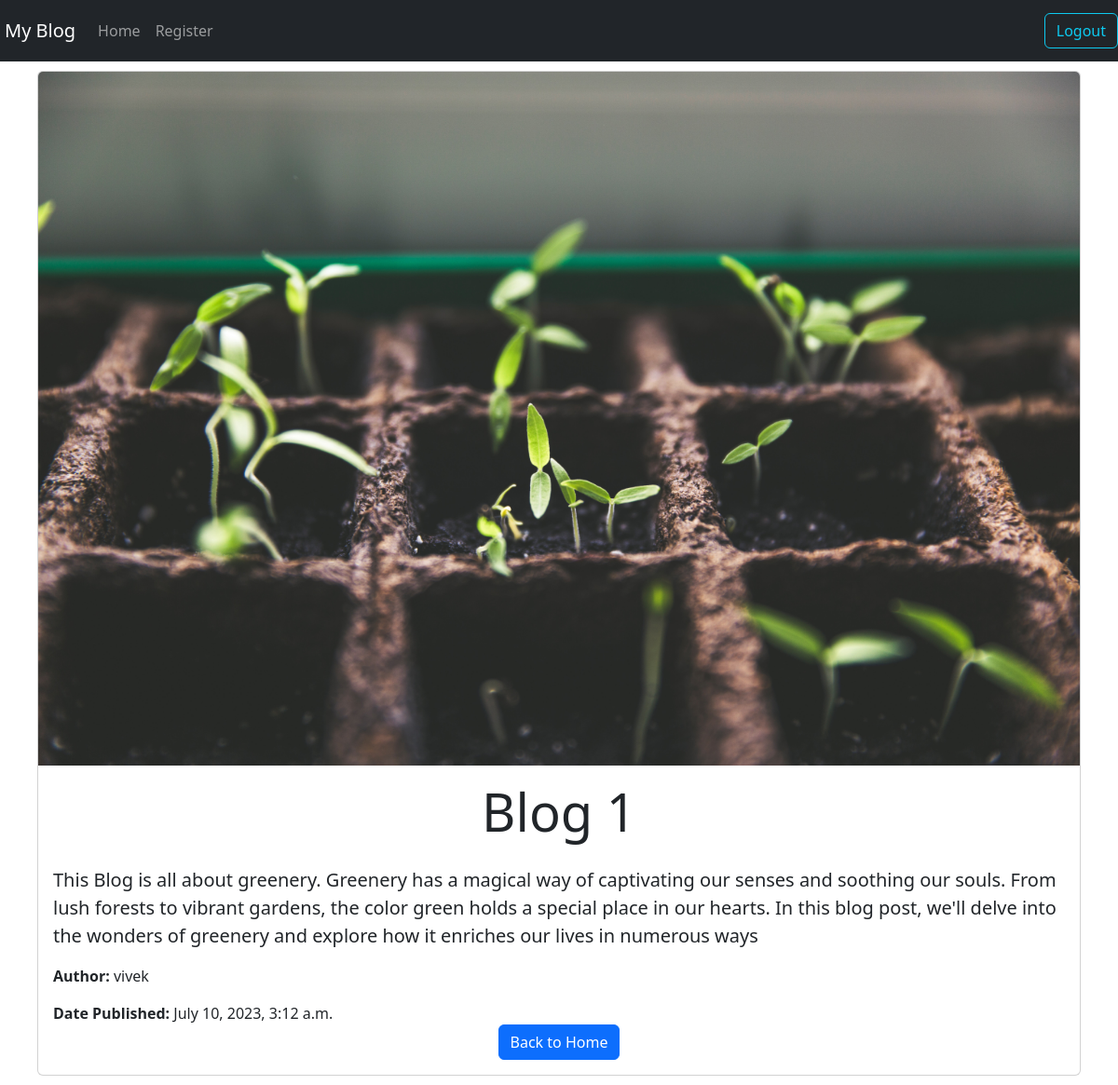
/1/ (signed in), run on the app's committed database.
### blog/models.py (models this page shows, shortened)
class BlogPost(models.Model):
    title = models.CharField(max_length=255)
    content = models.TextField()
    image = models.ImageField(upload_to='blog/images')
    created_at = models.DateTimeField(auto_now_add=True)
    updated_at = models.DateTimeField(auto_now=True)
    author = models.ForeignKey(User, on_delete=models.CASCADE, related_name='blog_posts')
    class Meta:
        ordering = ["created_at"]

### blog/views.py (the view)
class BlogDetailView(LoginRequiredMixin, DetailView):
    model = BlogPost
    template_name = 'blog_detail.html'
    context_object_name = 'post'
    def get_object(self, queryset=None):
        obj = get_object_or_404(self.model, pk=self.kwargs.get('pk'))
        return obj

### templates/blog_detail.html
{% extends 'base.html' %}
{% block content %}
  <div class="container">
    <div class="card">
      <img src="{{ post.image.url }}" class="card-img-top" alt="{{ post.title }}">
      <div class="card-body">
        <h1 class="card-title display-4 text-center mb-4">{{ post.title }}</h1>
        <div class="card-text blog-content">
          <p class="lead">{{ post.content|linebreaksbr }}</p>
        </div>
        <div class="blog-details">
          <p class="card-text"><strong>Author:</strong> {{ post.author.username }}</p>
          <p class="card-text"><strong>Date Published:</strong> {{ post.created_at }}</p>
        </div>
        <div class="text-center">
          <a href="{% url 'blog_list' %}" class="btn btn-primary">Back to Home</a>
        </div>
      </div>
    </div>
  </div>
{% endblock %}

### templates/base.html (shortened to what this page needs)
<!DOCTYPE html>
{% load static %}
<html>
<head>
    <link rel="stylesheet" href="https://cdnjs.cloudflare.com/ajax/libs/bootstrap/5.3.0/css/bootstrap.min.css">
    <link rel="stylesheet" href="{% static 'css/style.css' %}">
</head>
<body>
    <nav class="navbar navbar-expand-lg navbar-dark bg-dark">
        <div class="container">
            <a class="navbar-brand" href="#">My Blog</a>
            <div class="collapse navbar-collapse" id="navbarNav">
                <ul class="navbar-nav">
                    <li class="nav-item">
                        <a class="nav-link" href="{% url 'blog_list' %}">Home</a>
                    </li>
                    <li class="nav-item">
                        <a class="nav-link" href="{% url 'signup' %}">Register</a>
                    </li>
                </ul>
            </div>
        </div>
         <form class="form-inline">
                  <a class="btn btn-outline-info my-2 my-sm-0" href="{% url 'logout' %}">Logout</a>
            </form>
    </nav>
    <div class="container">
        {% block content %}
        {% endblock %}
    </div>
</body>
</html>

### static/css/style.css (style rules this page uses)
.container { padding: 5px; }
.blog-content { overflow: hidden; text-overflow: ellipsis; display: -webkit-box; -webkit-line-clamp: 4; -webkit-box-orient: vertical; word-wrap: break-word; }

### data on the page
BlogPost: image (picture), title "Blog 1", content "This Blog is all about greenery. Greenery has a magical way of captivating our senses and soothing our souls. From lush forests to vibrant gardens, the color green holds a special place in our hearts. In this blog post, we'll delve into the wonders of greenery and explore how it enriches our lives in numerous ways", author.username "vivek", created_at "July 10, 2023, 3:12 a.m."
